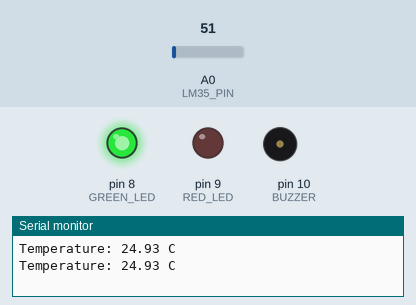
Simulated run of this sketch. Board: Arduino Uno, built with avr-gcc and run on an emulated ATmega328P. Shown: output pins drawn as LEDs (lit = HIGH), buzzer (waves = sounding, pin HIGH), the last lines printed to the serial monitor. The inputs (shaded band) are chosen by the test bench; at power-on: A0 (LM35_PIN) = 51.

Above: at 1.8 s.
1.9 s: A0 (LM35_PIN) set to 66
At 2.9 s:
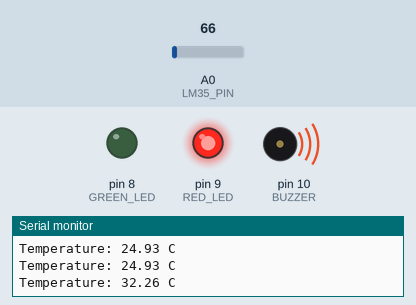
3.5 s: A0 (LM35_PIN) set to 61
At 4.5 s:
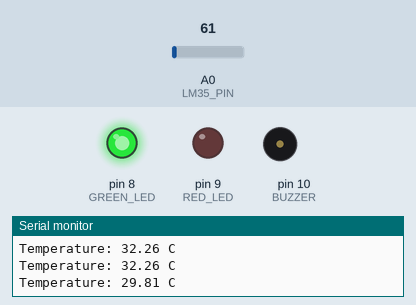
5.5 s: A0 (LM35_PIN) set to 71
At 7.3 s:
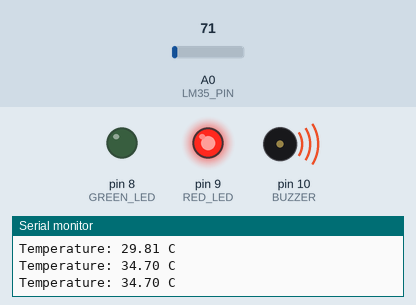
Timing chart, 0 to 8.8 s (numbered marks = the images above; inputs shaded):
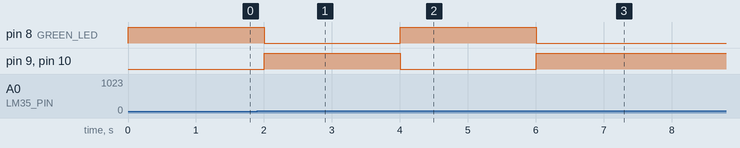

The sketch:

smart_temp_monitor.ino
```cpp
/*
  Smart Temperature Monitor
  --------------------------
  Reads ambient temperature using an LM35 sensor and triggers an
  LED/buzzer alert when the temperature crosses a defined threshold.

  Hardware:
    - Arduino UNO
    - LM35 Temperature Sensor (analog output, 10mV per degree Celsius)
    - Green LED (normal status indicator) -> pin 8
    - Red LED (alert indicator)           -> pin 9
    - Buzzer (alert sound)                -> pin 10

  Wiring:
    LM35 VCC  -> Arduino 5V
    LM35 GND  -> Arduino GND
    LM35 OUT  -> Arduino A0
    Green LED anode (via 220ohm resistor) -> pin 8, cathode -> GND
    Red LED anode (via 220ohm resistor)   -> pin 9, cathode -> GND
    Buzzer +  -> pin 10, Buzzer - -> GND
*/

#define LM35_PIN A0      // Temperature sensor analog input
#define GREEN_LED 8      // Normal status LED
#define RED_LED 9        // Alert LED
#define BUZZER 10        // Alert buzzer
#define THRESHOLD 30.0   // Temperature threshold in Celsius

void setup() {
  pinMode(GREEN_LED, OUTPUT);
  pinMode(RED_LED, OUTPUT);
  pinMode(BUZZER, OUTPUT);
  Serial.begin(9600);     // For monitoring readings on PC
}

void loop() {
  int sensorValue = analogRead(LM35_PIN);

  // Convert ADC reading (0-1023) to voltage (0-5V), then to Celsius
  float voltage = sensorValue * (5.0 / 1023.0);
  float temperatureC = voltage * 100.0;   // LM35: 10mV per degree Celsius

  Serial.print("Temperature: ");
  Serial.print(temperatureC);
  Serial.println(" C");

  if (temperatureC > THRESHOLD) {
    digitalWrite(RED_LED, HIGH);
    digitalWrite(GREEN_LED, LOW);
    digitalWrite(BUZZER, HIGH);
  } else {
    digitalWrite(RED_LED, LOW);
    digitalWrite(GREEN_LED, HIGH);
    digitalWrite(BUZZER, LOW);
  }

  delay(1000);  // Read every 1 second
}
```

Measured:
- the behaviour switches between 61 and 62 on A0 (LM35_PIN) (found by bisection; images 0 and 1)
- after the input at 1.9 s, pin 8 (GREEN_LED): HIGH → LOW after 0.10 s; pin 9 (RED_LED), pin 10 (BUZZER): LOW → HIGH after 0.10 s
- after the input at 3.5 s, pin 8 (GREEN_LED): LOW → HIGH after 0.50 s; pin 9 (RED_LED), pin 10 (BUZZER): HIGH → LOW after 0.50 s
- after the input at 5.5 s, pin 8 (GREEN_LED): HIGH → LOW after 0.51 s; pin 9 (RED_LED), pin 10 (BUZZER): LOW → HIGH after 0.51 s
